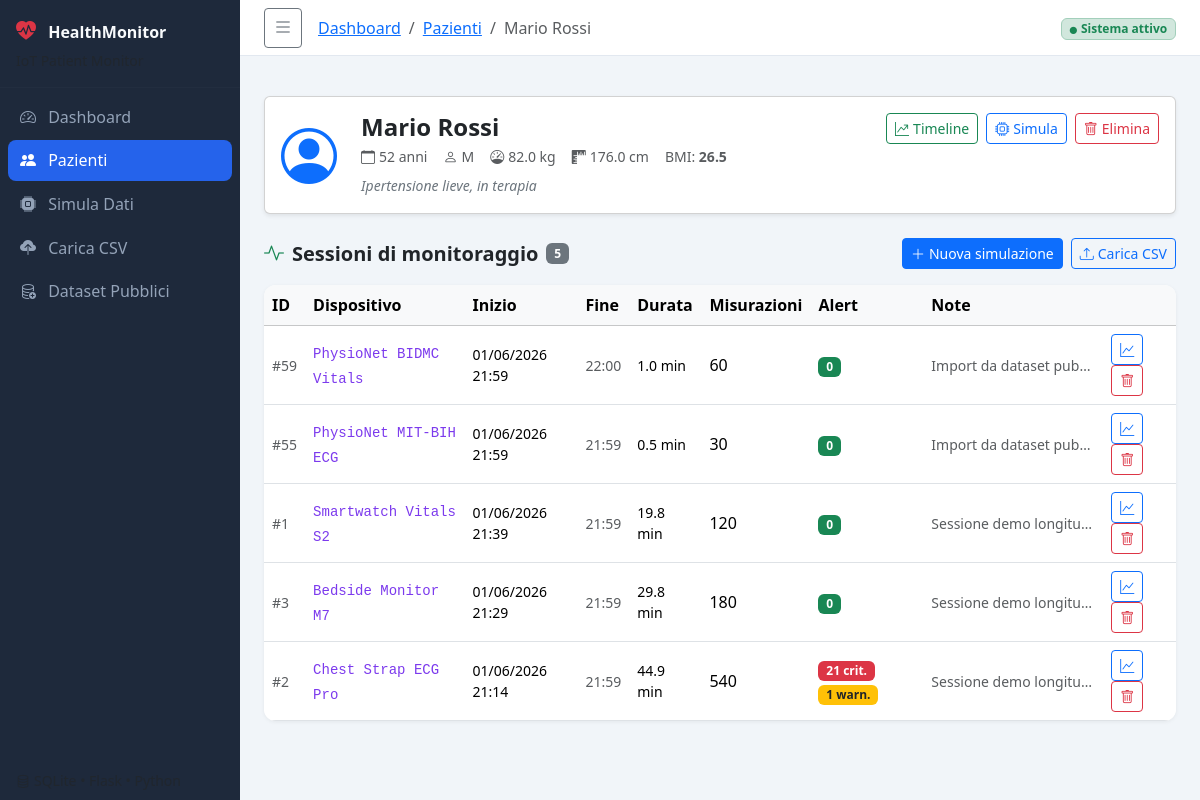
Screenshot of /patients/1 with the database file from the repository.
### app/models.py (models this page shows, shortened)
class Patient(db.Model):
    __tablename__ = 'patients'
    id = db.Column(db.Integer, primary_key=True)
    name = db.Column(db.String(100), nullable=False)
    age = db.Column(db.Integer)
    gender = db.Column(db.String(10))
    weight_kg = db.Column(db.Float)
    height_cm = db.Column(db.Float)
    notes = db.Column(db.Text)
    created_at = db.Column(db.DateTime, default=datetime.utcnow)
    sessions = db.relationship(
        'Session', backref='patient', lazy=True, cascade='all, delete-orphan'
    )
    @property
    def bmi(self):
        if self.weight_kg and self.height_cm and self.height_cm > 0:
            return round(self.weight_kg / ((self.height_cm / 100) ** 2), 1)
        return None

class Session(db.Model):
    __tablename__ = 'sessions'
    id = db.Column(db.Integer, primary_key=True)
    patient_id = db.Column(
        db.Integer, db.ForeignKey('patients.id'), nullable=False
    )
    device_id = db.Column(db.String(50), default='WearableSensor-v1')
    source_type = db.Column(db.String(30), default='synthetic')
    source_name = db.Column(db.String(120))
    start_time = db.Column(db.DateTime, nullable=False, default=datetime.utcnow)
    end_time = db.Column(db.DateTime)
    notes = db.Column(db.Text)
    measurements = db.relationship(
        'Measurement', backref='session', lazy=True, cascade='all, delete-orphan'
    )
    alerts = db.relationship(
        'Alert', backref='session', lazy=True, cascade='all, delete-orphan'
    )
    ecg_samples = db.relationship(
        'ECGSample', backref='session', lazy=True, cascade='all, delete-orphan'
    )
    assessment = db.relationship(
        'SessionAssessment', backref='session', uselist=False,
        lazy=True, cascade='all, delete-orphan'
    )
    feature_snapshot = db.relationship(
        'SessionFeatureSnapshot', backref='session', uselist=False,
        lazy=True, cascade='all, delete-orphan'
    )
    forecast_snapshot = db.relationship(
        'SessionForecastSnapshot', backref='session', uselist=False,
        lazy=True, cascade='all, delete-orphan'
    )
    @property
    def duration_minutes(self):
        if self.end_time and self.start_time:
            return round((self.end_time - self.start_time).total_seconds() / 60, 1)
        return None
    @property
    def n_measurements(self):
        return len(self.measurements)
    @property
    def n_alerts(self):
        return len(self.alerts)

### app/routes.py (the view)
@main.route('/patients/<int:patient_id>')
def patient_detail(patient_id):
    patient = Patient.query.get_or_404(patient_id)
    sessions = (
        Session.query
        .filter_by(patient_id=patient_id)
        .order_by(Session.start_time.desc())
        .all()
    )
    return render_template(
        'patient_detail.html',
        patient=patient,
        sessions=sessions,
        get_device_label=get_device_label,
    )

### app/devices.py (called while the page is built)
def get_device_profile(device_key):
    return DEVICE_PROFILES.get(device_key, DEVICE_PROFILES[DEFAULT_DEVICE_KEY])

def get_device_label(device_key):
    return get_device_profile(device_key)['label']

### app/templates/patient_detail.html (shortened to what this page needs)
{% extends "base.html" %}
{% block breadcrumb %}
  <li class="breadcrumb-item"><a href="{{ url_for('main.index') }}">Dashboard</a></li>
  <li class="breadcrumb-item"><a href="{{ url_for('main.patients') }}">Pazienti</a></li>
  <li class="breadcrumb-item active">{{ patient.name }}</li>
{% endblock %}
{% block content %}
<div class="card mb-4 shadow-sm">
  <div class="card-body d-flex align-items-start gap-4">
    <div class="patient-avatar">
      <i class="bi bi-person-circle text-primary" style="font-size:3.5rem"></i>
    </div>
    <div class="flex-grow-1">
      <h4 class="fw-bold mb-1">{{ patient.name }}</h4>
      <div class="d-flex flex-wrap gap-3 text-muted small">
        {% if patient.age %}<span><i class="bi bi-calendar me-1"></i>{{ patient.age }} anni</span>{% endif %}
        {% if patient.gender %}<span><i class="bi bi-person me-1"></i>{{ patient.gender }}</span>{% endif %}
        {% if patient.weight_kg %}<span><i class="bi bi-speedometer me-1"></i>{{ patient.weight_kg }} kg</span>{% endif %}
        {% if patient.height_cm %}<span><i class="bi bi-rulers me-1"></i>{{ patient.height_cm }} cm</span>{% endif %}
        {% if patient.bmi %}<span>BMI: <strong>{{ patient.bmi }}</strong></span>{% endif %}
      </div>
      {% if patient.notes %}
      <p class="mt-2 mb-0 small text-secondary fst-italic">{{ patient.notes }}</p>
      {% endif %}
    </div>
    <div class="d-flex gap-2">
      <a href="{{ url_for('main.patient_timeline', patient_id=patient.id) }}" class="btn btn-sm btn-outline-success">
        <i class="bi bi-graph-up-arrow me-1"></i>Timeline
      </a>
      <a href="{{ url_for('main.simulate') }}?pid={{ patient.id }}" class="btn btn-sm btn-outline-primary">
        <i class="bi bi-cpu me-1"></i>Simula
      </a>
      <form action="{{ url_for('main.delete_patient', patient_id=patient.id) }}" method="post"
            onsubmit="return confirm('Eliminare il paziente e tutte le sessioni associate?')">
        <button class="btn btn-sm btn-outline-danger"><i class="bi bi-trash me-1"></i>Elimina</button>
      </form>
    </div>
  </div>
</div>
<div class="d-flex align-items-center mb-3">
  <h5 class="fw-semibold mb-0"><i class="bi bi-activity me-2 text-success"></i>Sessioni di monitoraggio</h5>
  <span class="badge bg-secondary ms-2">{{ sessions | length }}</span>
  <div class="ms-auto d-flex gap-2">
    <a href="{{ url_for('main.simulate') }}" class="btn btn-sm btn-primary">
      <i class="bi bi-plus-lg me-1"></i>Nuova simulazione
    </a>
    <a href="{{ url_for('main.upload') }}" class="btn btn-sm btn-outline-primary">
      <i class="bi bi-upload me-1"></i>Carica CSV
    </a>
  </div>
</div>
<div class="card table-card">
  <div class="table-responsive">
    <table class="table table-hover align-middle mb-0">
      <thead class="table-light">
        <tr>
          <th>ID</th>
          <th>Dispositivo</th>
          <th>Inizio</th>
          <th>Fine</th>
          <th>Durata</th>
          <th>Misurazioni</th>
          <th>Alert</th>
          <th>Note</th>
          <th></th>
        </tr>
      </thead>
      <tbody>
        {% for sess in sessions %}
        <tr>
          <td class="text-muted small">#{{ sess.id }}</td>
          <td><code class="small">{{ get_device_label(sess.device_id) }}</code></td>
          <td class="small">{{ sess.start_time.strftime('%d/%m/%Y %H:%M') }}</td>
          <td class="small text-muted">{{ sess.end_time.strftime('%H:%M') if sess.end_time else '—' }}</td>
          <td class="small">{{ sess.duration_minutes or '—' }} min</td>
          <td>{{ sess.n_measurements }}</td>
          <td>
            {% set na = sess.n_alerts %}
            {% set nc = sess.alerts | selectattr('severity', 'eq', 'critical') | list | length %}
            {% if na > 0 %}
              <span class="badge bg-danger me-1">{{ nc }} crit.</span>
              <span class="badge bg-warning text-dark">{{ na - nc }} warn.</span>
            {% else %}
              <span class="badge bg-success">0</span>
            {% endif %}
          </td>
          <td class="small text-muted" style="max-width:180px;white-space:nowrap;overflow:hidden;text-overflow:ellipsis">
            {{ sess.notes or '—' }}
          </td>
          <td>
            <a href="{{ url_for('main.session_detail', session_id=sess.id) }}"
               class="btn btn-sm btn-outline-primary me-1" title="Analisi">
              <i class="bi bi-graph-up"></i>
            </a>
            <form action="{{ url_for('main.delete_session', session_id=sess.id) }}" method="post"
                  class="d-inline" onsubmit="return confirm('Eliminare questa sessione?')">
              <button class="btn btn-sm btn-outline-danger" title="Elimina">
                <i class="bi bi-trash"></i>
              </button>
            </form>
          </td>
        </tr>
        {% endfor %}
      </tbody>
    </table>
  </div>
</div>
{% endblock %}

### app/static/css/style.css (style rules this page uses)
:root { --sidebar-width: 240px; --sidebar-collapsed-width: 60px; --sidebar-bg: #1e293b; --sidebar-text: #94a3b8; --sidebar-active-bg: #2563eb; --topbar-height: 56px; --topbar-bg: #ffffff; --topbar-border: #e2e8f0; --page-bg: #f1f5f9; }
body { background: var(--page-bg); font-family: 'Segoe UI', system-ui, -apple-system, sans-serif; }
.table-card { border: none; border-radius: 12px; box-shadow: 0 1px 4px rgba(0, 0, 0, 0.06); overflow: hidden; }
.table-card .table { margin-bottom: 0; }
code { color: #7c3aed; }

### rows the page displays
Patient: name "Mario Rossi", age "52", gender "M", weight_kg "82.0", height_cm "176.0", bmi "26.5", notes "Ipertensione lieve, in terapia"

### other values shown
{{ sessions | length }} "5"
{{ sess.id }} "59"
{{ get_device_label(sess.device_id) }} "PhysioNet BIDMC Vitals"
{{ sess.start_time.strftime('%d/%m/%Y %H:%M') }} "01/06/2026 21:59"
{{ sess.end_time.strftime('%H:%M') if sess.end_time else '—' }} "22:00"
{{ sess.duration_minutes or '—' }} "1.0"
{{ sess.n_measurements }} "60"
{{ sess.notes or '—' }} "Import da dataset pub…"
{{ sess.id }} "55"
{{ get_device_label(sess.device_id) }} "PhysioNet MIT-BIH ECG"
{{ sess.end_time.strftime('%H:%M') if sess.end_time else '—' }} "21:59"
{{ sess.duration_minutes or '—' }} "0.5"
{{ sess.n_measurements }} "30"
{{ sess.id }} "1"
{{ get_device_label(sess.device_id) }} "Smartwatch Vitals S2"
